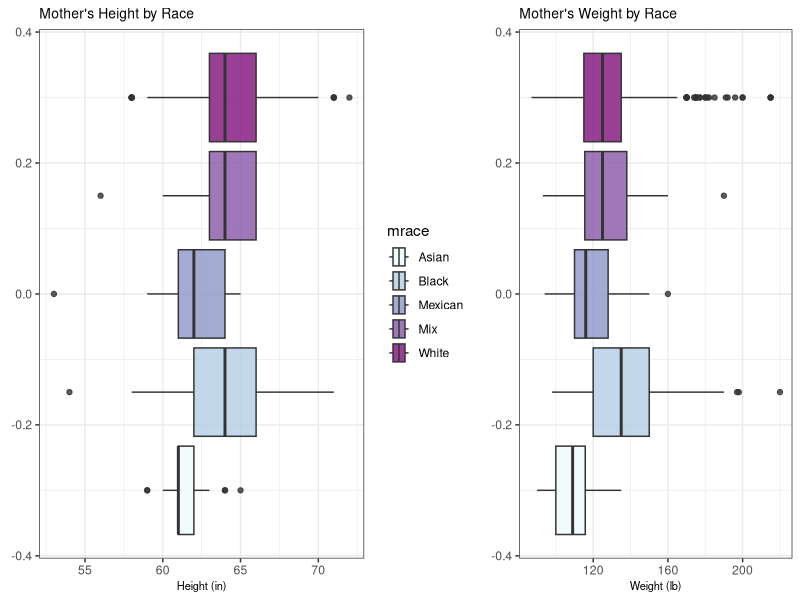
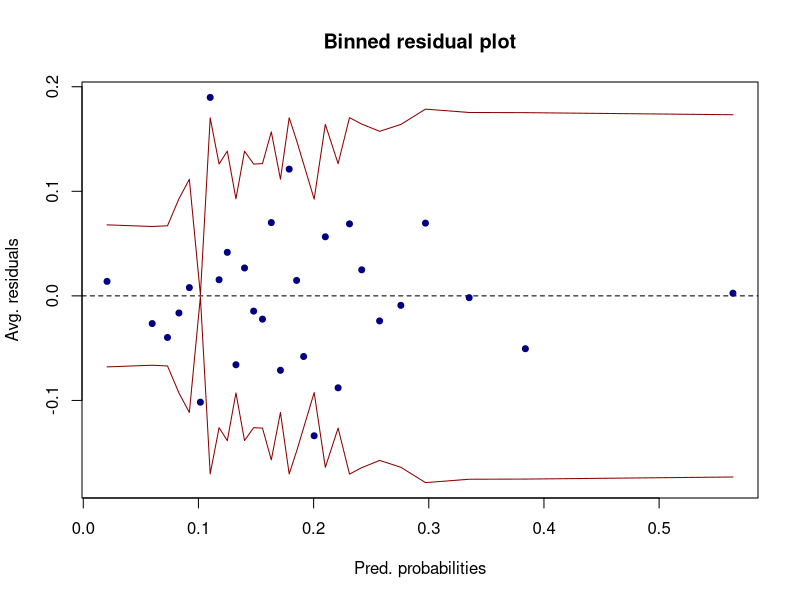
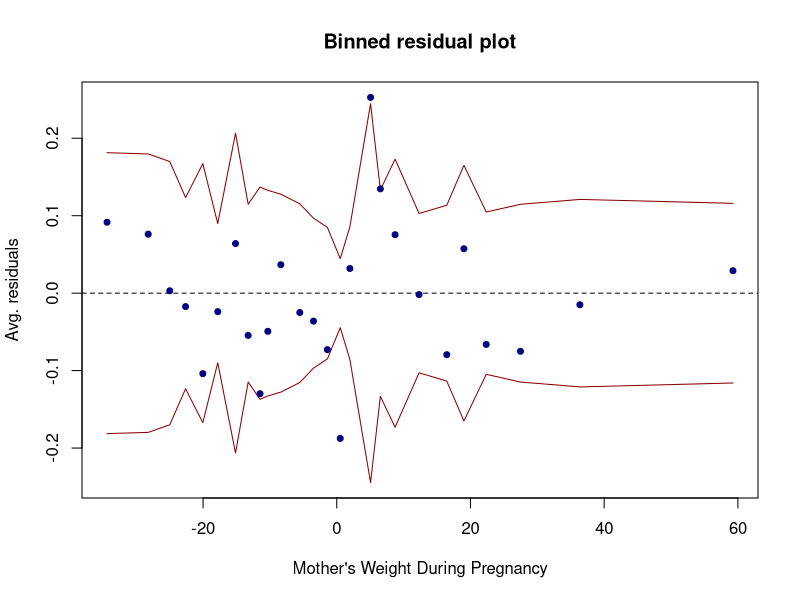
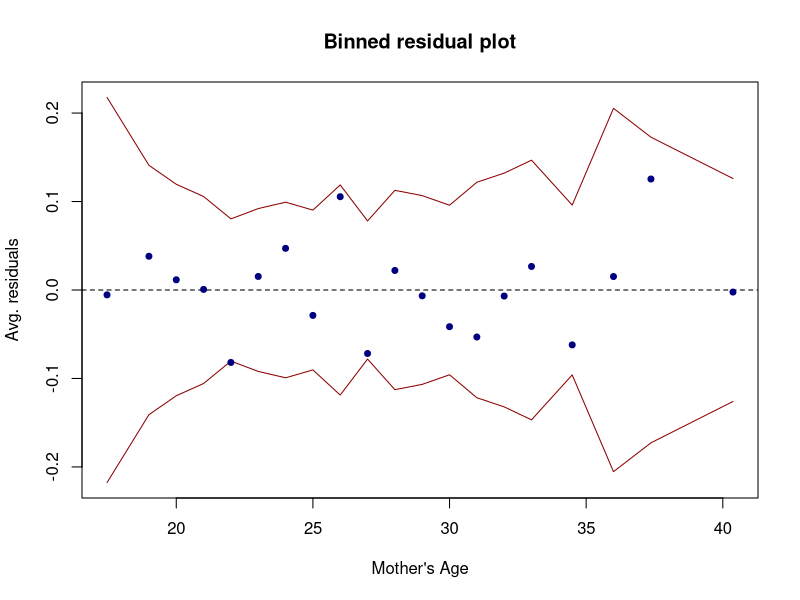
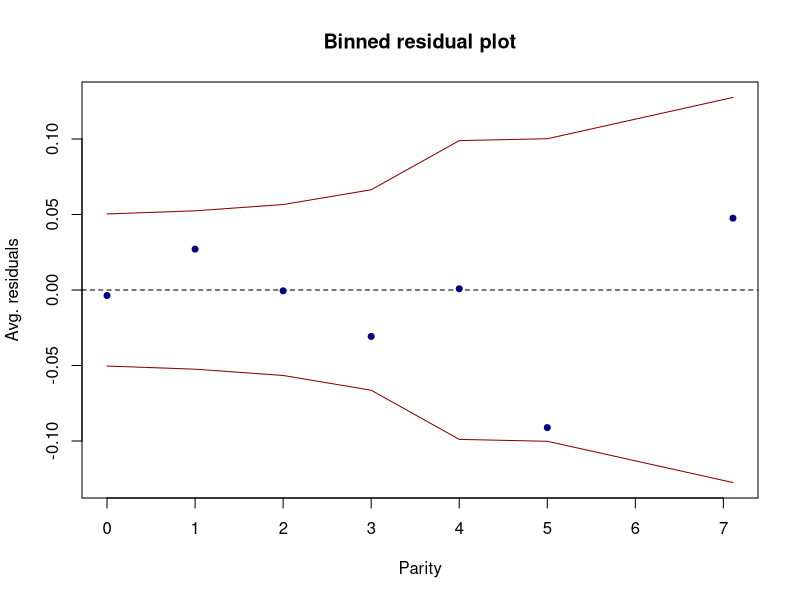
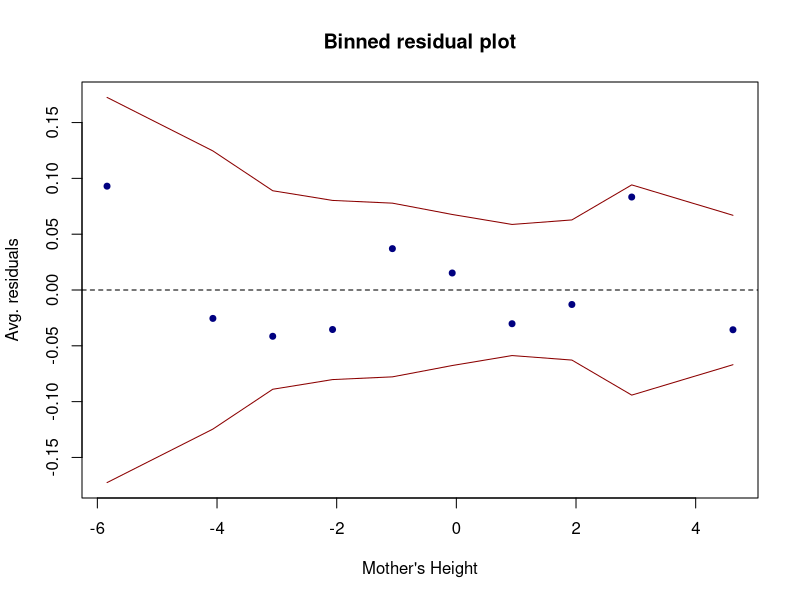
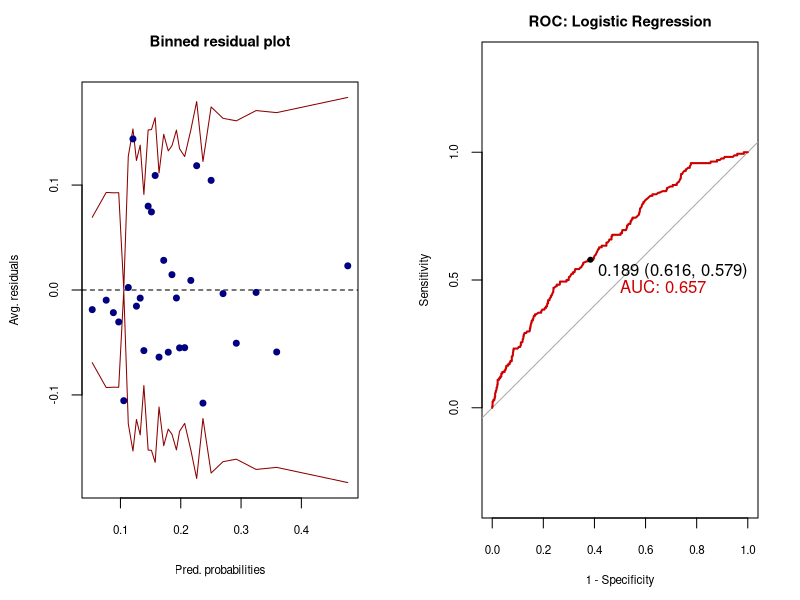

These charts were generated, in order, by the following R code:
## ---- chunk 1
knitr::opts_chunk$set(echo = FALSE, message = FALSE, fig.pos = "H", warning = FALSE)
library(readr)
library(ggplot2)
library(dplyr)
library(tidyverse)
library(kableExtra)
library(stats)
library(car)
library(gridExtra)
library(cowplot)
library(leaps)
library(reshape2)
library(arm)
library(e1071)
library(caret)
library(pROC)
## ---- chunk 2
smoking <- read.csv("data/smoking.csv")
babies <- read.csv("data/babiesdata.csv")

babies_subset <- subset(babies, id %in% smoking$id)
babies_subset <- babies_subset %>% dplyr::select(id, Premature)

smoking <- merge(smoking, babies_subset, by = "id")

smoking$mrace[smoking$mrace == 0] <- "White"
smoking$mrace[smoking$mrace == 1] <- "White"
smoking$mrace[smoking$mrace == 2] <- "White"
smoking$mrace[smoking$mrace == 3] <- "White"
smoking$mrace[smoking$mrace == 4] <- "White"
smoking$mrace[smoking$mrace == 5] <- "White"
smoking$mrace[smoking$mrace == 6] <- "Mexican"
smoking$mrace[smoking$mrace == 7] <- "Black"
smoking$mrace[smoking$mrace == 8] <- "Asian"
smoking$mrace[smoking$mrace == 9] <- "Mix"

smoking$smoke <- factor(smoking$smoke)
smoking$mrace <- factor(smoking$mrace)
smoking$med <- factor(smoking$med)
smoking$inc <- factor(smoking$inc)

smoking <- smoking %>% dplyr::select(-c("gestation", "bwt.oz"))

smoking$Premature <- as.numeric(smoking$Premature)
## ---- chunk 3
eda1 <- data.frame(Premature = c("Premature", "Premature", "Non-Premature", "Non-Premature"), smoke = c("Non-Smoker", "Smoker", "Non-Smoker", "Smoker"), count = c(77, 87, 389, 316))
eda1$Premature <- factor(eda1$Premature)
eda1$smoke <- factor(eda1$smoke) 

# ggplot(eda1, aes(x = smoke, y = count, group = Premature, fill = Premature, label = count)) + 
#   geom_bar(stat = "identity", position = "dodge") +
#   geom_text(aes(label = count), position = position_dodge(width = 0.9), vjust = -0.25) +
#   theme_bw() +
#   labs(title = "Total Observations of Smoker and Non-Smoker Mothers vs. \n Premature and Non-Premature Babies",
#        x = "Smoke",
#        y = "Count")

kable(eda1,
      col.names = c("Premature", "Smoke", "Count"),
      caption = "Exploratory Data Analysis of Premature Births and Mother's Smoking Behavior") %>% 
  kable_styling(position = "center", latex_options = "hold_position", font_size = 10)
## ---- chunk 4
eda1 <- ggplot(smoking, aes(fill = mrace, x = mht)) +
  geom_boxplot(alpha = 0.8) +
  theme_bw() +
  theme(plot.title = element_text(size=10),
        axis.title.x = element_text(size=8)) +
  scale_fill_brewer(palette="BuPu") +
  labs(title = "Mother's Height by Race",
       x = "Height (in)")

eda2 <- ggplot(smoking, aes(fill = mrace, x = mpregwt)) +
  geom_boxplot(alpha = 0.8) +
  theme_bw() +
  theme(plot.title = element_text(size=10),
        axis.title.x = element_text(size=8)) +
  scale_fill_brewer(palette="BuPu") +
  theme(legend.position="none") +
  labs(title = "Mother's Weight by Race",
       x = "Weight (lb)")
  

# ggplot(smoking, aes(fill = med, x = mage)) +
#   geom_boxplot()
# 
# ggplot(smoking, aes(fill = inc, x = mage)) +
#   geom_boxplot()
# 
# ggplot(smoking, aes(fill = smoke, x = mpregwt)) +
#   geom_boxplot()
plot_grid(eda1, eda2, nrow = 1, rel_widths = c(0.6, 0.4))

## ---- chunk 5
smoking$mpregwt_c <- smoking$mpregwt - mean(smoking$mpregwt)
smoking$mht_c <- smoking$mht - mean(smoking$mht)
smoking$mage_c <- smoking$mage - mean(smoking$mage)
## ---- chunk 6
model1 <- glm(Premature ~ parity + mrace + mage_c + med + mht_c + mpregwt_c + inc + smoke + smoke*mrace + mht_c*mrace + mpregwt_c*mrace, data = smoking, family = binomial)
# + smoke:mrace + med:inc + mht:mpregwt
sum_model1 <- summary(model1)
sum_model1
## ---- chunk 7
resids1 <- residuals(model1, "resp")

binnedplot(fitted(model1), resids1, xlab="Pred. probabilities",
           col.int="red4",ylab="Avg. residuals",main="Binned residual plot",col.pts="navy")

binnedplot(smoking$mpregwt_c, resids1, xlab="Mother's Weight During Pregnancy",
           col.int="red4",ylab="Avg. residuals",main="Binned residual plot",col.pts="navy")

binnedplot(smoking$mage, resids1, xlab="Mother's Age",
           col.int="red4",ylab="Avg. residuals",main="Binned residual plot",col.pts="navy")

binnedplot(smoking$parity, resids1, xlab="Parity",
           col.int="red4",ylab="Avg. residuals",main="Binned residual plot",col.pts="navy")

binnedplot(smoking$mht_c, resids1, xlab="Mother's Height",
           col.int="red4",ylab="Avg. residuals",main="Binned residual plot",col.pts="navy")

## ---- chunk 8
null_model <- glm(Premature ~ smoke + mrace + smoke:mrace, data = smoking, family = binomial)
full_model <- model1

forward_aic <- step(null_model, scope = formula(full_model), direction = "forward", trace = 0) 
summary(forward_aic)

## ---- chunk 9
backward_aic <- step(full_model, direction = "backward", trace = 0)
summary(backward_aic)
## ---- chunk 10
# this seems like the best
stepwise_aic <- step(null_model, scope = formula(full_model), direction = "both", trace = 0)
summary(stepwise_aic)
## ---- chunk 11
fin_model <- glm(Premature ~ mrace + med + mpregwt_c + smoke, family = binomial, data = smoking)
sum_fin <- summary(fin_model)
## ---- chunk 12
no_int <- glm(Premature ~ mrace + med + mpregwt_c + smoke, family = binomial, data = smoking)
int <- glm(Premature ~ mrace + med + mpregwt_c + smoke + smoke*mrace, family = binomial, data = smoking)
anova(no_int, int, test = "Chisq")
## ---- chunk 13
final_resid <- residuals(fin_model, "resp")

par(mfrow=c(1,2))  
binnedplot(fitted(fin_model), final_resid, xlab="Pred. probabilities",
           col.int="red4",ylab="Avg. residuals",main="Binned residual plot",col.pts="navy", 
           cex.main = 0.9, cex.lab = 0.7, cex.axis = 0.7)

invisible(roc(smoking$Premature, fitted(fin_model), plot = T, print.thres = mean(smoking$Premature), legacy.axes = T, print.auc = T, col = "red3", main = "ROC: Logistic Regression", cex.main = 0.9, cex.lab = 0.7, cex.axis = 0.7))

# binnedplot(smoking$mpregwt_c, final_resid, xlab="Mother's Weight During Pregnancy",
#            col.int="red4",ylab="Avg. residuals",main="Binned residual plot",col.pts="navy")

## ---- chunk 14
conf_mat <- confusionMatrix(as.factor(ifelse(fitted(fin_model) >= mean(smoking$Premature), "1","0")),
                            as.factor(smoking$Premature),positive = "1")
cm_table <- conf_mat$table
conf_mat$overall["Accuracy"]
conf_mat$byClass[c("Sensitivity","Specificity")]

# kable(conf_mat$table,
#       caption = "Confusion Matrix for Final Model") %>% 
#   kable_styling(position = "center", latex_options = "hold_position", font_size = 10) %>% 
#   footnote(general = paste("Accuracy: ", round(conf_mat$overall["Accuracy"], digits = 3), ", Sensitivity: ", round(conf_mat$byClass["Sensitivity"], digits = 3), ", Specificity: ", round(conf_mat$byClass["Specificity"], digits = 3), sep = ""))

## ---- chunk 15
final_df <- round(sum_fin$coefficients, digits = 3)
final_CI <- confint(fin_model)

f_CI <- NULL
for (i in 1:nrow(final_CI)) {
    f_CI[i] = paste("(", round(final_CI[i,1], digits = 2), ", ", round(final_CI[i,2], digits = 2), ")", sep = "")
}

output <- cbind(final_df, f_CI)

dev <- round(sum_fin$deviance, digits = 2)
kable(output, 
      col.names = c("Odds Ratio", "Std. Error", "t-value", "p-value", "95% CI"),
      caption = "Smoking vs. Premature Logistic Regression Model Output") %>% 
  kable_styling(position = "center", latex_options = "HOLD_position", font_size = 10) %>% 
  footnote(general = paste("Residual Deviance: ", dev, sep = ""))
